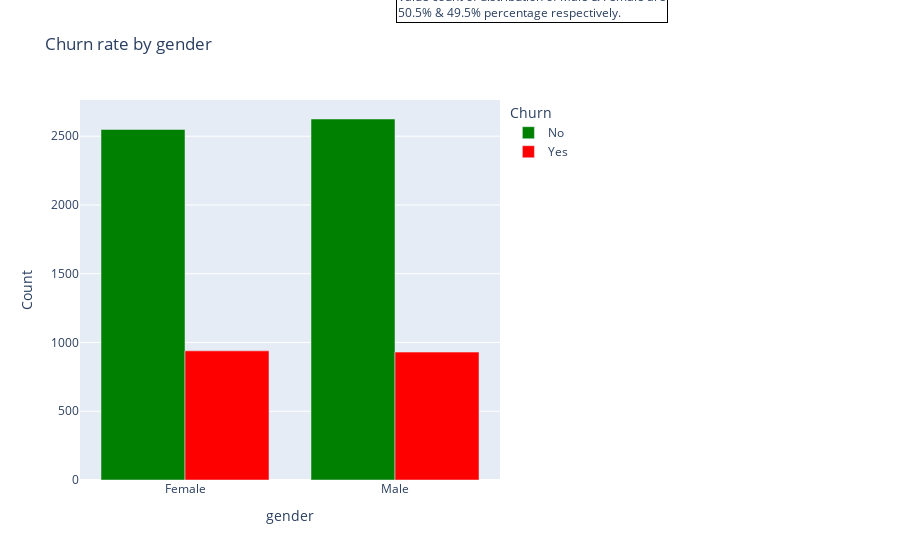
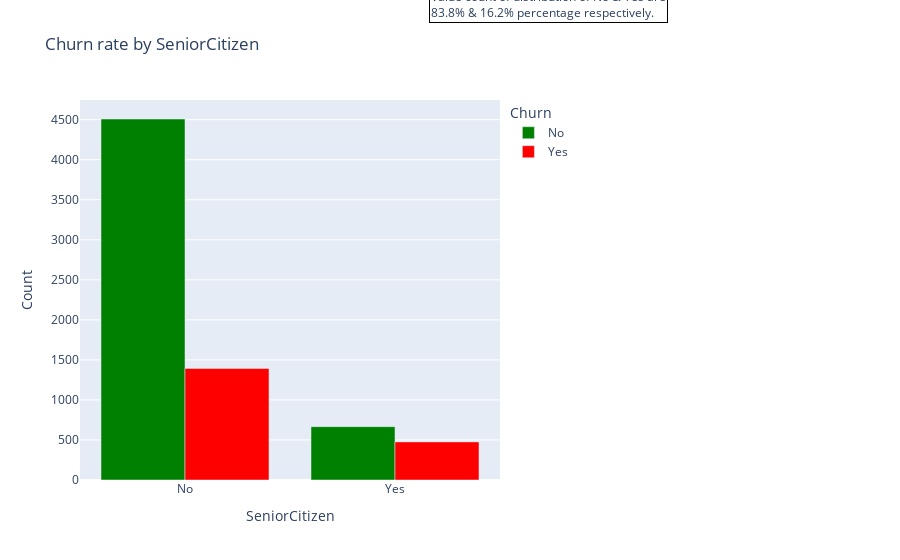
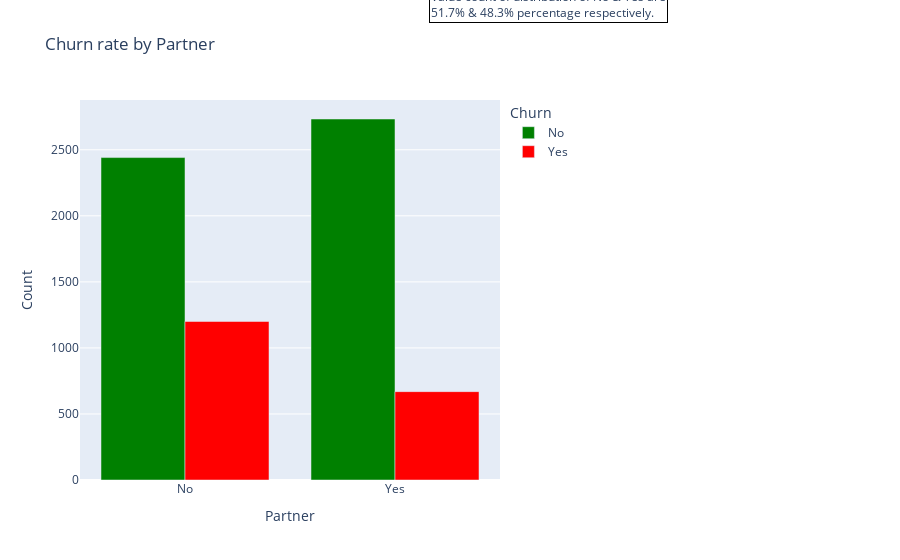
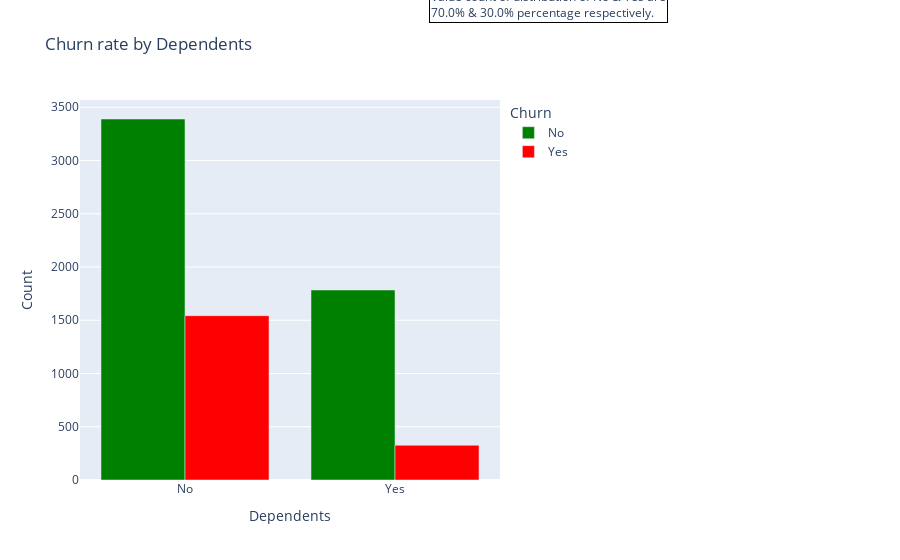

The code cell stored with these charts, in order, in its notebook:
### Code cell
#Gender
bar('gender')
#Senior Citizen
data_df.loc[data_df.SeniorCitizen==0,'SeniorCitizen'] = "No" 
data_df.loc[data_df.SeniorCitizen==1,'SeniorCitizen'] = "Yes"
bar('SeniorCitizen')
#Partner
bar('Partner')
#Dependents
bar('Dependents')

### Figure 1 — Plotly figure (JSON) as saved in the notebook; plotly's stock layout.template omitted (floating-point values rounded to 4 significant figures)
{"data": [{"alignmentgroup": "True", "hovertemplate": "Churn=No<br>gender=%{x}<br>Count=%{y}<extra></extra>", "legendgroup": "No", "marker": {"color": "green", "pattern": {"shape": ""}}, "name": "No", "offsetgroup": "No", "orientation": "v", "showlegend": true, "textposition": "auto", "type": "bar", "x": ["Female", "Male"], "xaxis": "x", "y": [2549, 2625], "yaxis": "y"}, {"alignmentgroup": "True", "hovertemplate": "Churn=Yes<br>gender=%{x}<br>Count=%{y}<extra></extra>", "legendgroup": "Yes", "marker": {"color": "red", "pattern": {"shape": ""}}, "name": "Yes", "offsetgroup": "Yes", "orientation": "v", "showlegend": true, "textposition": "auto", "type": "bar", "x": ["Female", "Male"], "xaxis": "x", "y": [939, 930], "yaxis": "y"}], "layout": {"annotations": [{"align": "left", "bordercolor": "black", "borderwidth": 1, "showarrow": false, "text": "Value count of distribution of Male & Female are<br>50.5% & 49.5% percentage respectively.", "x": 1.4, "xref": "paper", "y": 1.3, "yref": "paper"}], "autosize": true, "barmode": "group", "legend": {"title": {"text": "Churn"}, "tracegroupgap": 0}, "margin": {"r": 400}, "title": {"text": "Churn rate by gender"}, "xaxis": {"anchor": "y", "autorange": true, "domain": [0, 1], "range": [-0.5, 1.5], "title": {"text": "gender"}, "type": "category"}, "yaxis": {"anchor": "x", "autorange": true, "domain": [0, 1], "range": [0, 2763.0], "title": {"text": "Count"}, "type": "linear"}}}

### Figure 2 — Plotly figure (JSON) as saved in the notebook; plotly's stock layout.template omitted (floating-point values rounded to 4 significant figures)
{"data": [{"alignmentgroup": "True", "hovertemplate": "Churn=No<br>SeniorCitizen=%{x}<br>Count=%{y}<extra></extra>", "legendgroup": "No", "marker": {"color": "green", "pattern": {"shape": ""}}, "name": "No", "offsetgroup": "No", "orientation": "v", "showlegend": true, "textposition": "auto", "type": "bar", "x": ["No", "Yes"], "xaxis": "x", "y": [4508, 666], "yaxis": "y"}, {"alignmentgroup": "True", "hovertemplate": "Churn=Yes<br>SeniorCitizen=%{x}<br>Count=%{y}<extra></extra>", "legendgroup": "Yes", "marker": {"color": "red", "pattern": {"shape": ""}}, "name": "Yes", "offsetgroup": "Yes", "orientation": "v", "showlegend": true, "textposition": "auto", "type": "bar", "x": ["No", "Yes"], "xaxis": "x", "y": [1393, 476], "yaxis": "y"}], "layout": {"annotations": [{"align": "left", "bordercolor": "black", "borderwidth": 1, "showarrow": false, "text": "Value count of distribution of No & Yes are<br>83.8% & 16.2% percentage respectively.", "x": 1.4, "xref": "paper", "y": 1.3, "yref": "paper"}], "autosize": true, "barmode": "group", "legend": {"title": {"text": "Churn"}, "tracegroupgap": 0}, "margin": {"r": 400}, "title": {"text": "Churn rate by SeniorCitizen"}, "xaxis": {"anchor": "y", "autorange": true, "domain": [0, 1], "range": [-0.5, 1.5], "title": {"text": "SeniorCitizen"}, "type": "category"}, "yaxis": {"anchor": "x", "autorange": true, "domain": [0, 1], "range": [0, 4745.0], "title": {"text": "Count"}, "type": "linear"}}}

### Figure 3 — Plotly figure (JSON) as saved in the notebook; plotly's stock layout.template omitted (floating-point values rounded to 4 significant figures)
{"data": [{"alignmentgroup": "True", "hovertemplate": "Churn=No<br>Partner=%{x}<br>Count=%{y}<extra></extra>", "legendgroup": "No", "marker": {"color": "green", "pattern": {"shape": ""}}, "name": "No", "offsetgroup": "No", "orientation": "v", "showlegend": true, "textposition": "auto", "type": "bar", "x": ["No", "Yes"], "xaxis": "x", "y": [2441, 2733], "yaxis": "y"}, {"alignmentgroup": "True", "hovertemplate": "Churn=Yes<br>Partner=%{x}<br>Count=%{y}<extra></extra>", "legendgroup": "Yes", "marker": {"color": "red", "pattern": {"shape": ""}}, "name": "Yes", "offsetgroup": "Yes", "orientation": "v", "showlegend": true, "textposition": "auto", "type": "bar", "x": ["No", "Yes"], "xaxis": "x", "y": [1200, 669], "yaxis": "y"}], "layout": {"annotations": [{"align": "left", "bordercolor": "black", "borderwidth": 1, "showarrow": false, "text": "Value count of distribution of No & Yes are<br>51.7% & 48.3% percentage respectively.", "x": 1.4, "xref": "paper", "y": 1.3, "yref": "paper"}], "autosize": true, "barmode": "group", "legend": {"title": {"text": "Churn"}, "tracegroupgap": 0}, "margin": {"r": 400}, "title": {"text": "Churn rate by Partner"}, "xaxis": {"anchor": "y", "autorange": true, "domain": [0, 1], "range": [-0.5, 1.5], "title": {"text": "Partner"}, "type": "category"}, "yaxis": {"anchor": "x", "autorange": true, "domain": [0, 1], "range": [0, 2877.0], "title": {"text": "Count"}, "type": "linear"}}}

### Figure 4 — Plotly figure (JSON) as saved in the notebook; plotly's stock layout.template omitted (floating-point values rounded to 4 significant figures)
{"data": [{"alignmentgroup": "True", "hovertemplate": "Churn=No<br>Dependents=%{x}<br>Count=%{y}<extra></extra>", "legendgroup": "No", "marker": {"color": "green", "pattern": {"shape": ""}}, "name": "No", "offsetgroup": "No", "orientation": "v", "showlegend": true, "textposition": "auto", "type": "bar", "x": ["No", "Yes"], "xaxis": "x", "y": [3390, 1784], "yaxis": "y"}, {"alignmentgroup": "True", "hovertemplate": "Churn=Yes<br>Dependents=%{x}<br>Count=%{y}<extra></extra>", "legendgroup": "Yes", "marker": {"color": "red", "pattern": {"shape": ""}}, "name": "Yes", "offsetgroup": "Yes", "orientation": "v", "showlegend": true, "textposition": "auto", "type": "bar", "x": ["No", "Yes"], "xaxis": "x", "y": [1543, 326], "yaxis": "y"}], "layout": {"annotations": [{"align": "left", "bordercolor": "black", "borderwidth": 1, "showarrow": false, "text": "Value count of distribution of No & Yes are<br>70.0% & 30.0% percentage respectively.", "x": 1.4, "xref": "paper", "y": 1.3, "yref": "paper"}], "autosize": true, "barmode": "group", "legend": {"title": {"text": "Churn"}, "tracegroupgap": 0}, "margin": {"r": 400}, "title": {"text": "Churn rate by Dependents"}, "xaxis": {"anchor": "y", "autorange": true, "domain": [0, 1], "range": [-0.5, 1.5], "title": {"text": "Dependents"}, "type": "category"}, "yaxis": {"anchor": "x", "autorange": true, "domain": [0, 1], "range": [0, 3568.0], "title": {"text": "Count"}, "type": "linear"}}}
